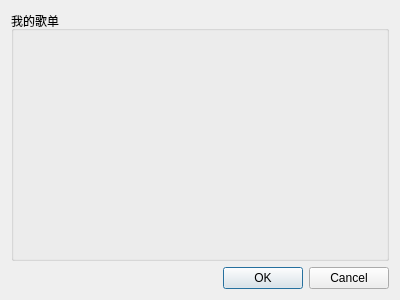
<?xml version="1.0" encoding="UTF-8"?>
<ui version="4.0">
 <class>ChooseMusicSheetDialog</class>
 <widget class="QDialog" name="ChooseMusicSheetDialog">
  <property name="geometry">
   <rect>
    <x>0</x>
    <y>0</y>
    <width>400</width>
    <height>300</height>
   </rect>
  </property>
  <property name="windowTitle">
   <string>Dialog</string>
  </property>
  <layout class="QVBoxLayout" name="verticalLayout_4">
   <item>
    <layout class="QVBoxLayout" name="verticalLayout_5" stretch="8,2">
     <property name="bottomMargin">
      <number>0</number>
     </property>
     <item>
      <layout class="QVBoxLayout" name="verticalLayout_2">
       <item>
        <widget class="QGroupBox" name="groupBox">
         <property name="title">
          <string>我的歌单</string>
         </property>
         <layout class="QVBoxLayout" name="verticalLayout_3"/>
        </widget>
       </item>
      </layout>
     </item>
     <item>
      <layout class="QVBoxLayout" name="verticalLayout">
       <item>
        <widget class="QDialogButtonBox" name="buttonBox_2">
         <property name="orientation">
          <enum>Qt::Horizontal</enum>
         </property>
         <property name="standardButtons">
          <set>QDialogButtonBox::Cancel|QDialogButtonBox::Ok</set>
         </property>
        </widget>
       </item>
      </layout>
     </item>
    </layout>
   </item>
  </layout>
 </widget>
 <resources/>
 <connections/>
</ui>
